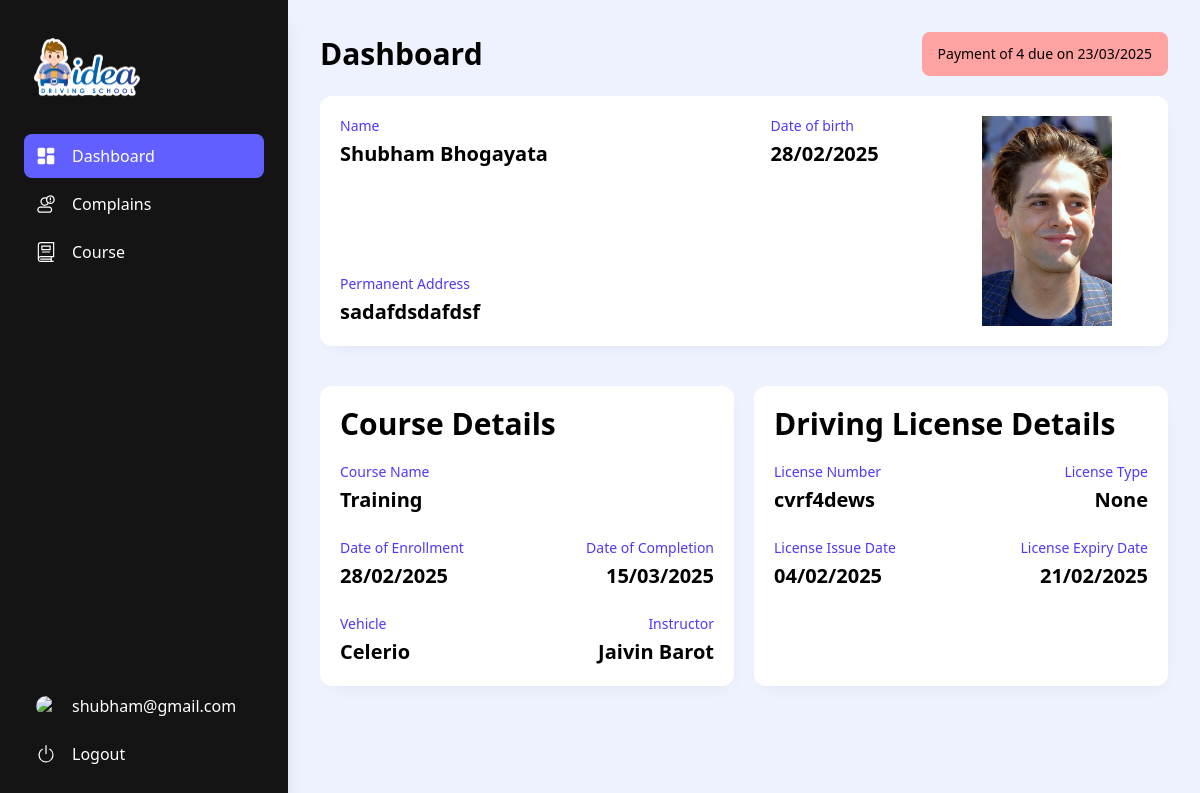
Before: /student/ (signed in) with the older database file.
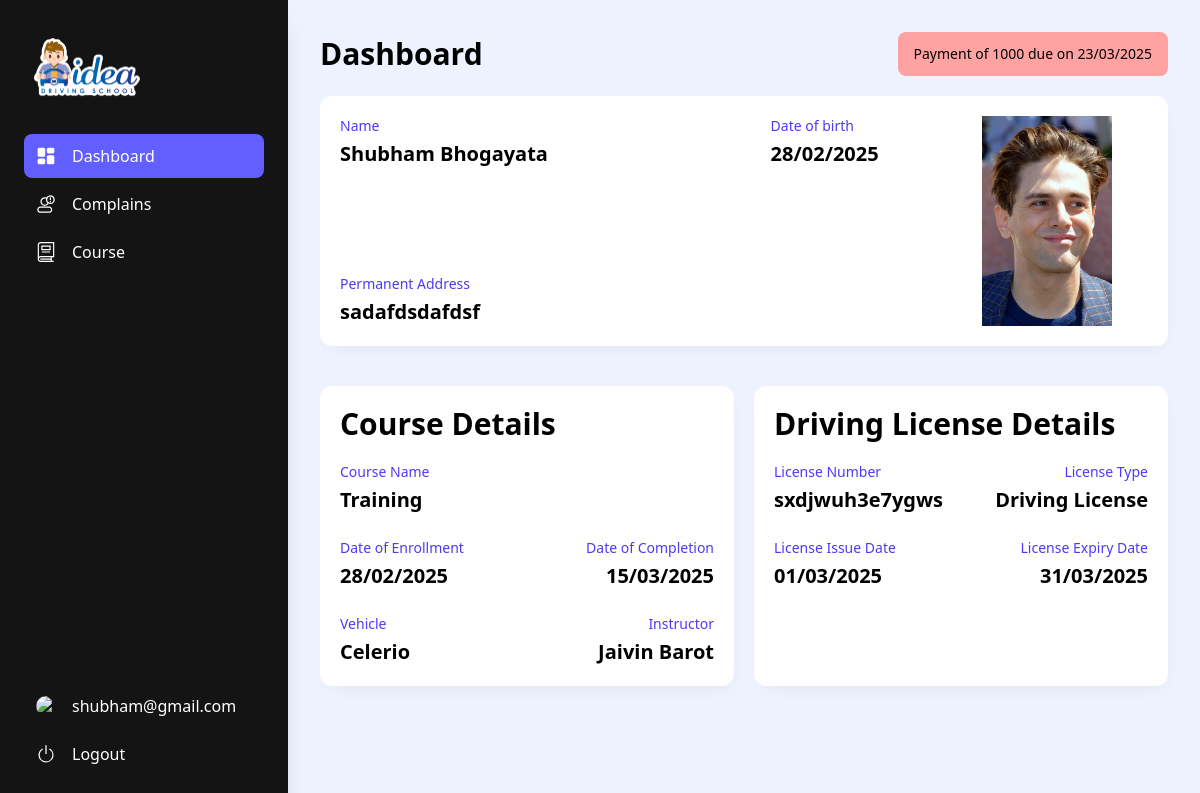
After: the same page with the newer database file.
### AdminPanel/models.py (models this page shows, shortened)
class Student(models.Model):
    user = models.OneToOneField(UserProfile, on_delete=models.CASCADE)
    applicationNo = models.CharField(max_length=10)
    dob = models.DateField()
    address = models.TextField()
    gender = models.CharField(max_length=10)
    cource = models.ForeignKey(Cource, on_delete=models.CASCADE)
    instructor = models.ForeignKey(Instructor, on_delete=models.CASCADE)
    slot = models.ForeignKey(Slot, on_delete=models.CASCADE,null=True,blank=True,related_name='slot')
    Branch = models.ForeignKey(Branch, on_delete=models.CASCADE,null=True)
    courceEnrollDate = models.DateField(null=True,blank=True)
    courceEndDate = models.DateField(null=True,blank=True)
    courceStatus = models.BooleanField(default=False)
    amountPaid = models.IntegerField(null=True,blank=True,default=0)
    amountPending = models.IntegerField(null=True,blank=True,default=0)
    paymentDueDate = models.DateField(null=True,blank=True)

class Cource(models.Model):
    courceName = models.CharField(max_length=50)
    courceDescription = models.TextField(null=True,blank=True)
    courceDuration = models.IntegerField()
    courceFee = models.IntegerField()
    courceInstructor = models.ForeignKey(Instructor, on_delete=models.CASCADE)
    Branch = models.ForeignKey(Branch, on_delete=models.CASCADE,null=True)

class Vehicle(models.Model):
    vehicleName = models.CharField(max_length=50,blank=True,null=True)
    vehicleType = models.CharField(max_length=50,blank=True,null=True)
    vehicleNo = models.CharField(max_length=20,unique=True)
    insuranceValidity = models.DateField()
    pollutionValidity = models.DateField()
    fitnessValidity = models.DateField()

class DLInfo(models.Model):
    choises = (
        ('Learning License', 'Learning License'),
        ('Driving License', 'Driving License'),
    )
    dlNo = models.CharField(max_length=20)
    dlIssueDate = models.DateField()
    dlExpiry = models.DateField()
    dlType = models.CharField(max_length=20,choices=choises,blank=True,null=True)
    dlUser = models.OneToOneField(UserProfile, on_delete=models.CASCADE)

### Student/views.py (the view)
# urls.py: path('', views.index, name='index/'),
def index(request):
    student = Student.objects.get(user__user=request.user)
    dlinfo = DLInfo.objects.get(dlUser = student.user)
    studentData = {
                "id":student.id,
                "name":student.user.user.first_name,
                "DOB":student.dob.strftime('%d/%m/%Y') if student.courceEnrollDate else '',
                "address":student.address,
                "Profilepic":student.user.profilePic.url if student.user.profilePic else '',
                "course":student.cource.courceName,
                "enrollmentDate":student.courceEnrollDate.strftime('%d/%m/%Y') if student.courceEnrollDate else '',
                "completionDate":student.courceEndDate.strftime('%d/%m/%Y') if student.courceEnrollDate else '',
                "vehicle":student.cource.courceInstructor.instructorVehicle.vehicleName,
                "instructor":student.instructor.user.user.first_name,
                "dueamount":student.amountPending if student.amountPending > 0 else None,
                "dueDate":student.paymentDueDate.strftime('%d/%m/%Y') if student.paymentDueDate else '',
                "phone":student.user.phoneNo,
                "DlNo":dlinfo.dlNo,
                "DlIssueDate":dlinfo.dlIssueDate.strftime('%d/%m/%Y') if student.paymentDueDate else '',
                "DlExpiry":dlinfo.dlExpiry.strftime('%d/%m/%Y') if student.paymentDueDate else '',
                "DlType":dlinfo.dlType
            }
    return render(request, 'student/index.html',context=studentData)

### templates/student/index.html (shortened to what this page needs)
<!DOCTYPE html>
<html lang="en">
<head>
     <script src="https://unpkg.com/@tailwindcss/browser@4"></script>
     <link href="https://unpkg.com/gridjs/dist/theme/mermaid.min.css" rel="stylesheet" />
</head>
<body>
     <section class="flex min-h-screen h-full bg-indigo-50">
          <div
               class="fixed top-0 left-0 flex flex-col bg-clip-border bg-[#141414] text-white min-h-screen h-screen min-w-[18rem] w-full max-w-[18rem] p-4 shadow-xl shadow-blue-gray-900/5 z-10">
               <div class="mb-2 p-4">
                    <img src="../static/images/IDEA-LOGO.png" class="w-[110px] h-[70px] object-contain" alt="logo">
               </div>
               <nav class="flex flex-col justify-between p-2 font-sans text-base font-normal text-white h-full">
                    <div class="flex flex-col gap-1">
                         <a href="/student/">
                              <div role="button" tabindex="0"
                                   class="flex items-center w-full p-3 rounded-lg text-start leading-tight transition-all hover:bg-indigo-500 hover:bg-opacity-80 hover:text-white outline-none cursor-pointer">
                                   <div class="grid place-items-center mr-4">
                                        <svg fill="currentColor" class="w-5 h-5" viewBox="0 0 24 24">
                                             <rect x="2" y="2" width="9" height="11" rx="2"></rect>
                                             <rect x="13" y="2" width="9" height="7" rx="2"></rect>
                                             <rect x="2" y="15" width="9" height="7" rx="2"></rect>
                                             <rect x="13" y="11" width="9" height="11" rx="2"></rect>
                                        </svg>
                                   </div>
                                   Dashboard
                              </div>
                         </a>
                         <a href="/student/manage-complain/">
                              <div role="button" tabindex="0"
                                   class="flex items-center w-full p-3 rounded-lg text-start leading-tight transition-all hover:bg-indigo-500 hover:bg-opacity-80 hover:text-white outline-none cursor-pointer">
                                   <div class="grid place-items-center mr-4">
                                   </div>
                                   Complains
                              </div>
                         </a>
                         <a href="/student/manage-course/">
                              <div role="button" tabindex="0"
                                   class="flex items-center w-full p-3 rounded-lg text-start leading-tight transition-all hover:bg-indigo-500 hover:bg-opacity-80 hover:text-white outline-none cursor-pointer">
                                   <div class="grid place-items-center mr-4">
                                   </div>
                                   Course
                              </div>
                         </a>
                    </div>
                    <div class="flex flex-col gap-1">
                         {% if user.is_authenticated %}
                         <div role="button" tabindex="0"
                              class="flex items-center w-full p-3 rounded-lg text-start leading-tight transition-all hover:bg-indigo-500 hover:bg-opacity-80 hover:text-white outline-none cursor-pointer">
                              <div class="grid place-items-center mr-4">
                                   {% if profilepic != '' %}
                                   <img src="{{ profilepic }}" class="w-5 h-5 rounded-full" alt="Profile Picture">
                                   {%endif%}
                              </div>
                              {{ user.username }}
                         </div>
                         <a href="/signout/">
                              <div role="button" tabindex="0"
                                   class="flex items-center w-full p-3 rounded-lg text-start leading-tight transition-all hover:bg-indigo-500 hover:bg-opacity-80 hover:text-white outline-none cursor-pointer">
                                   <div class="grid place-items-center mr-4">
                                        <svg fill="currentColor" class="w-5 h-5" viewBox="0 0 16 16">
                                             <path d="M7.5 1v7h1V1z" />
                                             <path
                                                  d="M3 8.812a5 5 0 0 1 2.578-4.375l-.485-.874A6 6 0 1 0 11 3.616l-.501.865A5 5 0 1 1 3 8.812" />
                                        </svg>
                                   </div>
                                   Logout
                              </div>
                         </a>
                         {% endif %}
                    </div>
               </nav>
          </div>
          <div class="p-8 w-[calc(100vw-18rem)] ml-[18rem]">
               <div class="w-full flex items-center justify-between">
                    <h1 class="text-3xl font-bold">Dashboard</h1>
                    {% if dueamount %}
                    <div class="flex items-center gap-3 bg-red-300 rounded-lg p-3 px-4">
                         <p class="text-sm font-medium">Payment of {{ dueamount }} due on {{dueDate}}</p>
                    </div>
                    {% endif%}
               </div>
               <div
                    class="h-[250px] my-5 flex items-start justify-between gap-5 bg-white p-5 rounded-xl shadow-[3px_8px_20px_-10px_#00000015]">
                    <div class="w-2/3 h-full flex flex-col gap-8 justify-between rounded-lg overflow-hidden">
                         <div class="w-full flex items-center justify-between">
                              <div class="flex flex-col gap-1">
                                   <span class="text-sm text-indigo-600">Name</span>
                                   <p class="text-xl font-semibold">{{name}}</p>
                              </div>
                              <div class="flex flex-col gap-1">
                                   <span class="text-sm text-indigo-600">Date of birth</span>
                                   <p class="text-xl font-semibold">{{DOB}}</p>
                              </div>
                         </div>
                         <div class="w-full">
                              <div class="flex flex-col gap-1">
                                   <span class="text-sm text-indigo-600">Permanent Address</span>
                                   <p class="text-xl font-semibold">{{address}}</p>
                              </div>
                         </div>
                    </div>
                    <div class="w-1/4 h-full rounded-lg overflow-hidden">
                         <img src="{{Profilepic}}" alt="profile pic" class="w-full h-full object-contain">
                    </div>
               </div>
               <div class="grid grid-cols-2 gap-5">
                    <div
                         class="w-full my-5 flex flex-col items-start justify-between gap-5 bg-white p-5 rounded-xl shadow-[3px_8px_20px_-10px_#00000015]">
                         <div>
                              <p class="text-3xl font-semibold">Course Details</p>
                         </div>
                         <div class="w-full flex flex-col gap-6">
                              <div class="flex flex-col gap-1">
                                   <span class="text-sm text-indigo-600">Course Name</span>
                                   <p class="text-xl font-semibold">{{course}}</p>
                              </div>
                              <div class="w-full flex items-center justify-between">
                                   <div class="flex flex-col gap-1">
                                        <span class="text-sm text-indigo-600">Date of Enrollment</span>
                                        <p class="text-xl font-semibold">{{enrollmentDate}}</p>
                                   </div>
                                   <div class="flex flex-col gap-1 text-right">
                                        <span class="text-sm text-indigo-600">Date of Completion</span>
                                        <p class="text-xl font-semibold">{{completionDate}}</p>
                                   </div>
                              </div>
                              <div class="w-full flex items-center justify-between">
                                   <div class="flex flex-col gap-1">
                                        <span class="text-sm text-indigo-600">Vehicle</span>
                                        <p class="text-xl font-semibold">{{vehicle}}</p>
                                   </div>
                                   <div class="flex flex-col gap-1 text-right">
                                        <span class="text-sm text-indigo-600">Instructor</span>
                                        <p class="text-xl font-semibold">{{instructor}}</p>
                                   </div>
                              </div>
                         </div>
                    </div>
                    <div
                         class="w-full my-5 flex flex-col items-start gap-5 bg-white p-5 rounded-xl shadow-[3px_8px_20px_-10px_#00000015]">
                         <div>
                              <p class="text-3xl font-semibold">Driving License Details</p>
                         </div>
                         <div class="w-full flex flex-col gap-6">
                              <div class="w-full flex items-center justify-between">
                                   <div class="flex flex-col gap-1">
                                        <span class="text-sm text-indigo-600">License Number</span>
                                        <p class="text-xl font-semibold">{{DlNo}}</p>
                                   </div>
                                   <div class="flex flex-col gap-1 text-right">
                                        <span class="text-sm text-indigo-600">License Type</span>
                                        <p class="text-xl font-semibold">{{DlType}}</p>
                                   </div>
                              </div>
                              <div class="w-full flex items-center justify-between">
                                   <div class="flex flex-col gap-1">
                                        <span class="text-sm text-indigo-600">License Issue Date</span>
                                        <p class="text-xl font-semibold">{{DlIssueDate}}</p>
                                   </div>
                                   <div class="flex flex-col gap-1 text-right">
                                        <span class="text-sm text-indigo-600">License Expiry Date</span>
                                        <p class="text-xl font-semibold">{{DlExpiry}}</p>
                                   </div>
                              </div>
                         </div>
                    </div>
               </div>
          </div>
     </section>
</body>
</html>

Changed rows visible on the page:
removed DLInfo: dlNo "cvrf4dews"
added DLInfo: dlNo "sxdjwuh3e7ygws", dlType "Driving License"
Other visible differences:
{{ dueamount }}: "4" → "1000"
{{ DlIssueDate }}: "04/02/2025" → "01/03/2025"
{{ DlExpiry }}: "21/02/2025" → "31/03/2025"
{{ DlType }}: "None" → (not shown)
